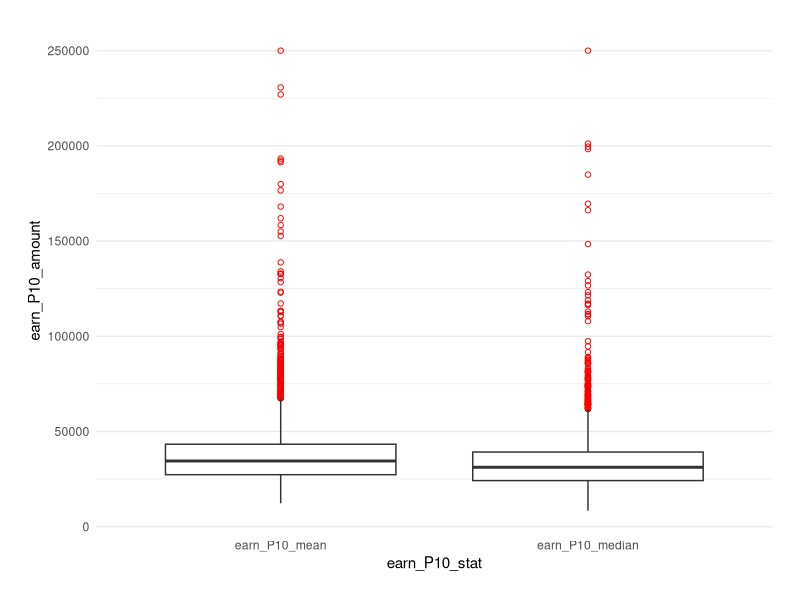
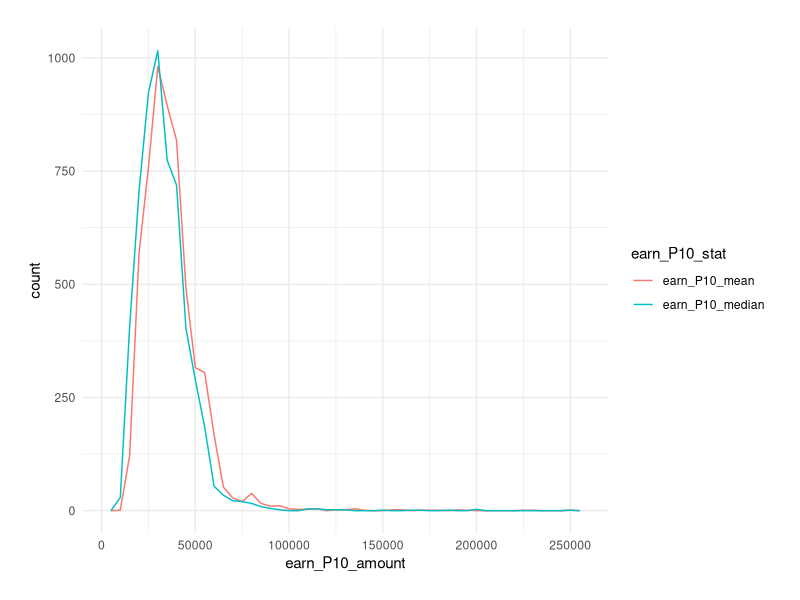
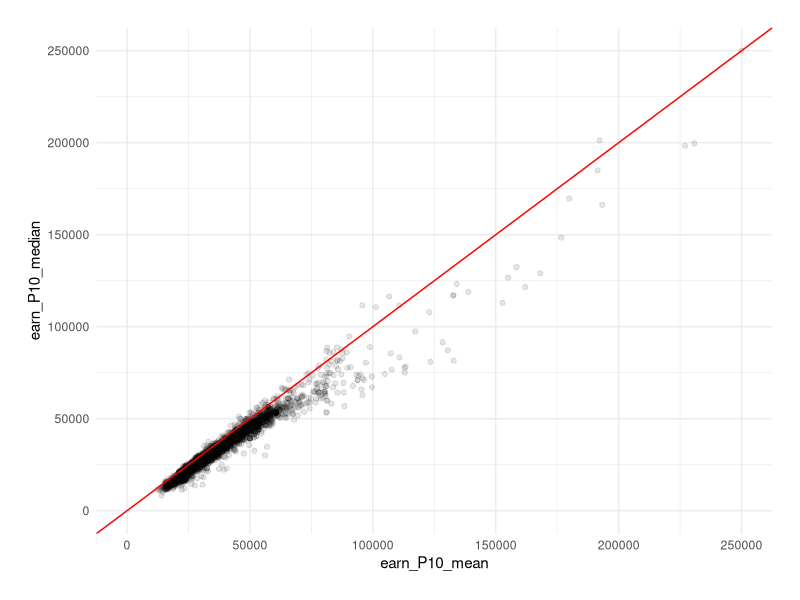
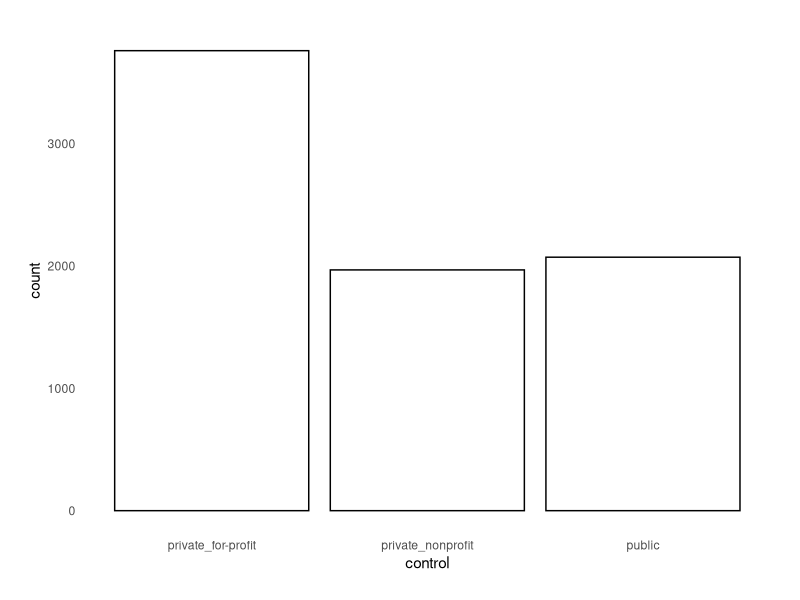
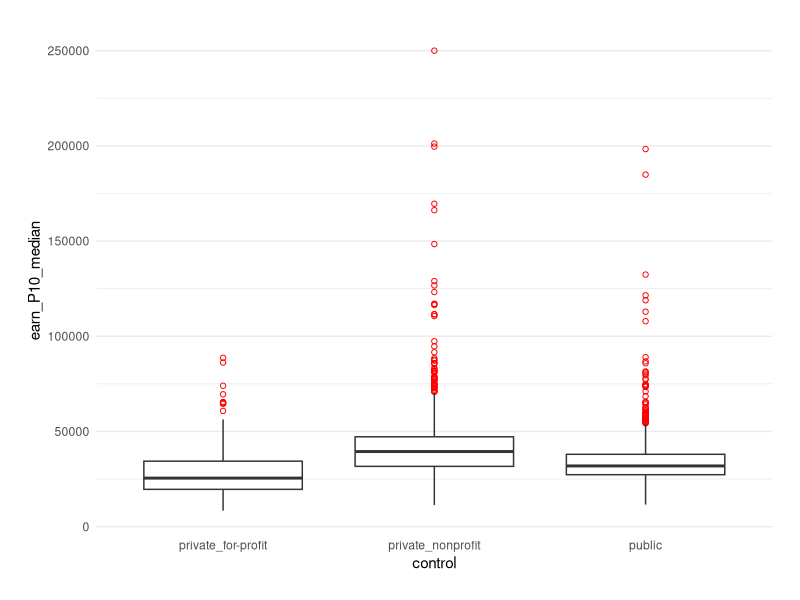

Recreate these plots in R, in order. (Note: this script raises an error after producing the figures.)


## @knitr prelim

# Load packages
suppressWarnings(library(tidyr))
suppressWarnings(library(dplyr))
suppressWarnings(library(ggplot2))

# Set the theme for plotting
theme_set(theme_bw())
base_theme <- theme(plot.margin = unit(c(20, 20, 20, 20), "points"),
                    panel.margin = unit(c(15, 15, 15, 15), "points"),
                    panel.border = element_blank(),
                    strip.background = element_blank(),
                    strip.text = element_text(size = 15),
                    legend.key = element_blank(),
                    axis.ticks = element_blank())

# Load data
scorecard <- read.csv("./scorecard_clean.csv")
scorecard <- tbl_df(scorecard)

# Set levels for categorical variables
scorecard$control <- factor(scorecard$control, levels = c("private_for-profit", "private_nonprofit", "public"))
scorecard$degree <- factor(scorecard$degree, levels = c("certificate", "associate", "bachelor", "graduate"))

## Derive a new variable "region" from "state"
## Classification adapted from Census Bureau divisions
scorecard$region <- c()
lst_region <- list(
  "Northeast" = c("CT", "MA", "ME", "NH", "NJ", "NY", "PA", "RI", "VT"),
  "Midwest" = c("IA", "IL", "IN", "KS", "MI", "MN", "MO", "ND", "NE", "OH", "SD", "WI"),
  "South" = c("AL", "AR", "DC", "DE", "FL", "GA", "KY", "LA", "MD", "MS", "NC", "OK", "SC", "TN", "TX", "VA", "WV"),
  "West" = c("AZ", "CA", "CO", "ID", "MT", "NM", "NV", "OR", "UT", "WA", "WY"),
  "Noncontiguous" = c("AK", "AL", "AS", "FM", "GU", "HI", "MH", "MP", "PR", "PW", "VI")
)
for(key in names(lst_region)) {
  scorecard$region[scorecard$state %in% lst_region[[key]]] <- key
}
scorecard$region <- factor(scorecard$region, levels = names(lst_region))



## @knitr functions

# Function that produces box plots of the median postgraduate earnings for different levels of a category
box_PGE <- function(scorecard_data, cat_var, view_range = NULL) {
  
  plot <- ggplot(scorecard_data %>%
                   filter(!is.na(earn_P10_median) & !is.na(scorecard_data[[cat_var]])), 
                 aes(x = eval(parse(text = cat_var)), y = earn_P10_median)) +
    geom_boxplot(outlier.colour = "red", outlier.shape = 1) +
    coord_cartesian(ylim = view_range) +
    labs(x = cat_var) +
    base_theme +
    theme(panel.grid.major.x = element_blank(),
          panel.grid.minor.x = element_blank())
  
  return(plot)
}

# Function that plots histograms of the median postgraduate earnings for different levels of a category
hist_facet_PGE <- function(scorecard_data, cat_var, view_range = NULL, binwidth = 5000) {
  
  group_mdns <- scorecard_data %>%
    filter(!is.na(scorecard_data[[cat_var]])) %>%
    group_by_(cat_var) %>%
    summarise(mdn_PGE = median(earn_P10_median, na.rm = TRUE))
  
  group_mdns_df <- data.frame(cat_var = levels(scorecard_data[[cat_var]]), mdn_PGE = group_mdns[["mdn_PGE"]])
  
  plot <- ggplot(scorecard_data %>%
                   filter(!is.na(earn_P10_median) & !is.na(scorecard_data[[cat_var]])), 
                 aes(x = earn_P10_median)) +
    geom_histogram(binwidth = binwidth, fill = "navajowhite", col = "white") +
    geom_vline(aes(xintercept = mdn_PGE), data = group_mdns, col = "blue", size = 1) +
    coord_cartesian(xlim = view_range) +
    facet_wrap(as.formula(paste("~", cat_var)), ncol = 1, scales = "free_y") +
    base_theme
  
  return(plot)
}

# Function that plots frequency polygons of the median postgraduate earnings for different levels of a category
hist_density_PGE <- function(scorecard_data, cat_var, view_range = NULL, binwidth = 5000) {
  
  plot <- ggplot(scorecard_data %>%
                   filter(!is.na(earn_P10_median) & !is.na(scorecard_data[[cat_var]])), 
                 aes(x = earn_P10_median, col = eval(parse(text = cat_var)))) +
    geom_freqpoly(aes(y = ..density..), binwidth = binwidth) +
    coord_cartesian(xlim = view_range) +
    labs(col = cat_var) +
    base_theme +
    theme(axis.text.y = element_blank())
  
  return(plot)
}

bar_2cat <- function(scorecard_data, x_cat, fill_cat, position_type = "stack") {
  
  plot <- ggplot(scorecard_data %>%
                   filter(!is.na(scorecard_data[[x_cat]]) & !is.na(scorecard_data[[fill_cat]])), 
                 aes(x = eval(parse(text = x_cat)), fill = eval(parse(text = fill_cat)))) +
    geom_bar(position = position_type) +
    labs(x = x_cat, fill = fill_cat) +
    base_theme +
    theme(panel.grid.major.x = element_blank(),
          panel.grid.minor.x = element_blank())
  
  return(plot)
}

bar_2cat_mdn_PGE <- function(scorecard_data, x_cat, fill_cat) {
  
  plot <- ggplot(scorecard_data %>%
                   filter(!is.na(earn_P10_median) & 
                            !is.na(scorecard_data[[x_cat]]) & 
                            !is.na(scorecard_data[[fill_cat]])) %>%
                   group_by_(x_cat, fill_cat) %>%
                   summarise(mdn_PGE = median(earn_P10_median, na.rm = TRUE)), 
                 aes(x = eval(parse(text = x_cat)), y = mdn_PGE, 
                     fill = eval(parse(text = fill_cat)))) +
    geom_bar(stat = "identity", position = "dodge") +
    labs(x = x_cat, fill = fill_cat) +
    base_theme +
    theme(panel.grid.major.x = element_blank(),
          panel.grid.minor.x = element_blank())
  
  return(plot)
}

# Function that produces scatter plots and can color-code different levels of a category
scatter_plot <- function(scorecard_data, var_cont_y, var_cont_x, var_cat, view_range = NULL) {
  
  if(missing(var_cat)) {
    plot <- ggplot(scorecard_data %>%
                     filter(!is.na(scorecard_data[[var_cont_y]]) & 
                            !is.na(scorecard_data[[var_cont_x]])), 
                   aes(y = eval(parse(text = var_cont_y)), 
                       x = eval(parse(text = var_cont_x)))) +
      geom_point(alpha = 1/10, position = position_jitter(h = 0)) +
      coord_cartesian(ylim = view_range) +
      base_theme +
      labs(y = var_cont_y, x = var_cont_x)
  } else {
    plot <- ggplot(scorecard_data %>%
                     filter(!is.na(scorecard_data[[var_cont_y]]) & 
                            !is.na(scorecard_data[[var_cont_x]]) & 
                            !is.na(scorecard_data[[var_cat]])), 
                   aes(y = eval(parse(text = var_cont_y)), 
                       x = eval(parse(text = var_cont_x)), 
                       col = eval(parse(text = var_cat)))) +
      geom_point(alpha = 1/10, position = position_jitter(h = 0)) +
      coord_cartesian(ylim = view_range) +
      base_theme +
      labs(y = var_cont_y, x = var_cont_x, col = var_cat)
  }
  
  return(plot)
}

univariate_cont <- function(scorecard_data, var_cont, binwidth = 5000) {
  
  # Plot box plot
  p1 <- ggplot(scorecard_data %>%
                 filter(!is.na(scorecard_data[[var_cont]])), 
               aes(x = 1, y = eval(parse(text = var_cont)))) +
    geom_boxplot(outlier.colour = "red", outlier.shape = 1) +
    labs(y = var_cont) +
    base_theme +
    theme(panel.grid.major.x = element_blank(),
          panel.grid.minor.x = element_blank(),
          axis.title.x = element_blank(),
          axis.text.x = element_blank())
  
  # Plot histogram
  p2 <- ggplot(scorecard_data %>%
                 filter(!is.na(scorecard_data[[var_cont]])), 
               aes(x = eval(parse(text = var_cont)))) +
    geom_histogram(binwidth = binwidth, col = "white", fill = "lightsalmon") +
    labs(x = var_cont) +
    base_theme
  
  # Save plots as a list and return the result
  plot_list <- list("box" = p1, "hist" = p2)
  return(plot_list)
}



## @knitr PGE_stat

# Get a brief statistical summary
apply(scorecard[,c("earn_P10_mean", "earn_P10_median")], 2, summary)

# Distribution of Postgraduate Earnings: Mean vs. Median - Box Plot
ggplot(scorecard %>%
         filter(!is.na(earn_P10_median) & !is.na(earn_P10_mean)) %>%
         gather(earn_P10_stat, earn_P10_amount, earn_P10_median:earn_P10_mean), 
       aes(x = earn_P10_stat, y = earn_P10_amount)) +
  geom_boxplot(outlier.colour = "red", outlier.shape = 1) +
  base_theme +
  theme(panel.grid.major.x = element_blank(),
        panel.grid.minor.x = element_blank())

# Distribution of Postgraduate Earnings: Mean vs. Median - Frequency Polygon
ggplot(scorecard %>%
         filter(!is.na(earn_P10_median) & !is.na(earn_P10_mean)) %>%
         gather(earn_P10_stat, earn_P10_amount, earn_P10_median:earn_P10_mean), 
       aes(x = earn_P10_amount, col = earn_P10_stat)) +
  geom_freqpoly(binwidth = 5000) +
  scale_x_continuous(breaks = seq(0, 250000, 50000)) +
  base_theme

# Mean vs. Median Postgraduate Earnings
ggplot(scorecard %>%
         filter(!is.na(earn_P10_median) & !is.na(earn_P10_mean)),
       aes(x = earn_P10_mean, y = earn_P10_median)) +
  geom_point(alpha = 1/10, position = position_jitter(h = 0)) +
  coord_cartesian(xlim = c(0, 250000), ylim = c(0, 250000)) +
  geom_abline(slope = 1, colour = "red") +
  base_theme



## @knitr outliers

# Subset outliers
grad_earn_GT100K <- scorecard %>%
  filter(earn_P10_median > 100000) %>%
  arrange(desc(earn_P10_median))

# Print some of their info
grad_earn_GT100K %>%
  select(inst_name, earn_P10_median, control, degree, region) %>%
  print(n = nrow(grad_earn_GT100K))



## @knitr control

# Distribution of Different Control Types
ggplot(scorecard, aes(x = control)) +
  geom_bar(col = "black", fill = "white") +
  base_theme +
  theme(panel.grid = element_blank())



## @knitr PGE_control

# Distribution of Postgraduate Earnings by Control Type: Box Plot
box_PGE(scorecard, "control")

# Distribution of Postgraduate Earnings by Control Type: Histogram
hist_facet_PGE(scorecard, "control", view_range = c(0, 100000))

# Distribution of Postgraduate Earnings by Control Type: Frequency Polygon
hist_density_PGE(scorecard, "control", view_range = c(0, 100000))



## @knitr degree

# Distribution of Primary Degree Types
ggplot(scorecard, aes(x = degree)) +
  geom_bar(col = "black", fill = "white") +
  base_theme +
  theme(panel.grid = element_blank())



## @knitr PGE_degree

# Distribution of Postgraduate Earnings by Degree Type: Box Plot
box_PGE(scorecard, "degree")

# Distribution of Postgraduate Earnings by Degree Type: Histogram
hist_facet_PGE(scorecard, "degree", view_range = c(0, 100000))

# Distribution of Postgraduate Earnings by Degree Type: Frequency Polygon
hist_density_PGE(scorecard, "degree", view_range = c(0, 100000))



## @knitr region

# Regional Distribution
ggplot(scorecard, aes(x = region)) +
  geom_bar(col = "black", fill = "white") +
  base_theme +
  theme(panel.grid = element_blank())



## @knitr PGE_region

# Distribution of Postgraduate Earnings by Region: Box Plot
box_PGE(scorecard, "region")

# Distribution of Postgraduate Earnings by Region: Histogram
hist_facet_PGE(scorecard, "region", view_range = c(0, 100000))

# Distribution of Postgraduate Earnings by Region: Frequency Polygon
hist_density_PGE(scorecard, "region", view_range = c(0, 100000))



## @knitr distribution_degree

# Distribution of Degree Types by Control Type
bar_2cat(filter(scorecard, !is.na(earn_P10_median)), "control", "degree", "fill") +
  theme(panel.grid = element_blank())

# Distribution of Degree Types by Region
bar_2cat(filter(scorecard, !is.na(earn_P10_median)), "region", "degree", "fill") +
  theme(panel.grid = element_blank())



## @knitr PGE_control_adjDegree

# Distribution of Postgraduate Earnings by Control Type, Adjusting for Degree Type
hist_density_PGE(filter(scorecard, !is.na(degree)), "control", view_range = c(0, 100000)) +
  facet_wrap(~ degree, ncol = 1)

# Median Postgraduate Earnings by Control Type, Adjusting for Degree Type
bar_2cat_mdn_PGE(scorecard, "degree", "control")



## @knitr PGE_region_adjDegree

# Distribution of Postgraduate Earnings by Region, Adjusting for Degree Type
hist_density_PGE(filter(scorecard, !is.na(degree)), "region", view_range = c(0, 100000)) +
  facet_wrap(~ degree, scales = "free_y", ncol = 1)

# Median Postgraduate Earnings by Region, Adjusting for Degree Type
bar_2cat_mdn_PGE(scorecard, "degree", "region")



## @knitr PGE_degree_adjControl

# Distribution of Postgraduate Earnings by Degree Type, Adjusting for Control Type
hist_density_PGE(filter(scorecard, !is.na(control)), "degree", view_range = c(0, 100000)) +
facet_wrap(~ control, ncol = 1)

# Median Postgraduate Earnings by Degree Type, Adjusting for Control Type
bar_2cat_mdn_PGE(scorecard, "control", "degree")



## @knitr PGE_degree_adjRegion

# Distribution of Postgraduate Earnings by Degree Type, Adjusting for Region
hist_density_PGE(filter(scorecard, !is.na(region)), "degree", view_range = c(0, 100000)) +
  facet_wrap(~ region, scales = "free_y", ncol = 1)

# Median Postgraduate Earnings by Degree Type, Adjusting for Region
bar_2cat_mdn_PGE(scorecard, "region", "degree")



## @knitr medical

# Create a new variable for medical specialization based on institution names
scorecard <- scorecard %>%
  mutate(focus_medicine = ifelse(grepl("Medic", inst_name) | grepl("Pharm", inst_name) | grepl("Health", inst_name), "yes", "no"))

# Distribution of medical vs. non-medical institutions
ggplot(scorecard, aes(x = focus_medicine)) +
  geom_bar(col = "black", fill = "white") +
  base_theme +
  theme(panel.grid = element_blank())



## @knitr PGE_medical

# Distribution of Postgraduate Earnings by Specialization in Medicine
hist_density_PGE(scorecard, "focus_medicine") +
  geom_vline(xintercept = 100000, col = "blue", linetype = 2)



## @knitr PGE_medical_adjDegree

# Distribution of Postgraduate Earnings by Specialization in Medicine, Adjusting for Degree Type
hist_density_PGE(filter(scorecard, !is.na(degree)), "focus_medicine") +
  facet_wrap(~ degree, scales = "free_y", ncol = 1)



## @knitr PGE_gender

# Distribution of Postgraduate Earnings: Male vs. Female - Box Plot
ggplot(scorecard %>%
         filter(!is.na(earn_P10_mean_male) & !is.na(earn_P10_mean_female)) %>%
         gather(earn_P10_mean_gender, earn_P10_mean_amount, earn_P10_mean_male, earn_P10_mean_female), 
       aes(x = earn_P10_mean_gender, y = earn_P10_mean_amount)) +
  geom_boxplot(outlier.colour = "red", outlier.shape = 1) +
  base_theme +
  theme(panel.grid.major.x = element_blank(),
        panel.grid.minor.x = element_blank())

# Distribution of Postgraduate Earnings: Male vs. Female - Frequency Polygon
ggplot(scorecard %>%
         filter(!is.na(earn_P10_mean_male) & !is.na(earn_P10_mean_female)) %>%
         gather(earn_P10_mean_gender, earn_P10_mean_amount, earn_P10_mean_male, earn_P10_mean_female), 
       aes(x = earn_P10_mean_amount, col = earn_P10_mean_gender)) +
  geom_freqpoly(binwidth = 5000) +
  scale_x_continuous(breaks = seq(0, 250000, 50000)) +
  base_theme

# Male vs. Female Postgraduate Earnings
ggplot(scorecard %>%
         filter(!is.na(earn_P10_mean_male) & !is.na(earn_P10_mean_female)), 
       aes(x = earn_P10_mean_male, y = earn_P10_mean_female)) +
  geom_point(alpha = 1/10, position = position_jitter(h = 0)) +
  geom_abline(slope = 1, colour = "red") +
  base_theme



## @knitr PGE_gender_ttest

scorecard %>%
  filter(!is.na(earn_P10_mean_male) & !is.na(earn_P10_mean_female)) %>%
  mutate(earn_P10_mean_genderDiff = earn_P10_mean_male - earn_P10_mean_female) %>%
  select(earn_P10_mean_male, earn_P10_mean_female, earn_P10_mean_genderDiff) %>%
  summary()

ggplot(scorecard %>%
         filter(!is.na(earn_P10_mean_male) & !is.na(earn_P10_mean_female)) %>%
         mutate(earn_P10_mean_genderDiff = earn_P10_mean_male - earn_P10_mean_female), 
       aes(x = earn_P10_mean_genderDiff)) +
  geom_histogram(binwidth = 1000, col = "white", fill = "lightsalmon") +
  base_theme

t.test(scorecard$earn_P10_mean_male,
       scorecard$earn_P10_mean_female,
       conf.level = 0.95,
       paired = TRUE)



## @knitr PGE_male

# Derive a new variable for male proportion
scorecard <- scorecard %>%
  mutate(male_prop = 1 - female_prop)  # Assume comparatively little presence of LGBTQ students

# Postgraduate Earnings vs. Male Proportion
scatter_plot(scorecard, "earn_P10_median", "male_prop")



## @knitr PGE_male_degree

# Postgraduate Earnings vs. Male Proportion by Degree Type
scatter_plot(scorecard, "earn_P10_median", "male_prop", "degree")



## @knitr PGE_male_degree_zoomed

# Postgraduate Earnings vs. Male Proportion by Degree Type: Zoomed
scatter_plot(scorecard, "earn_P10_median", "male_prop", "degree", view_range = c(0, 75000))



## @knitr male_degree

# Male Proportion by Degree Type
ggplot(scorecard %>%
         filter(!is.na(degree) & !is.na(male_prop)),
       aes(x = male_prop, y = degree)) +
  geom_jitter(alpha = 1/5) +
  base_theme +
  theme(panel.grid = element_blank())



## @knitr PGE_male_adjDegree

# Postgraduate Earnings vs. Male Proportion, Adjusting for Degree Type
scatter_plot(scorecard %>%
               filter(!is.na(degree)), 
             "earn_P10_median", "male_prop") +
  facet_wrap(~ degree, scales = "free_y")



## @knitr PGE_race

# Postgraduate Earnings vs. Racial Proportion
scatter_plot(scorecard %>%
               filter(degree == "bachelor") %>%
               gather(UGDS_race, UGDS_prop, UGDS_white:UGDS_NA), 
             "earn_P10_median", "UGDS_prop") +
  facet_wrap(~ UGDS_race, scales = "free_x")



## @knitr famIncm

# Distribution of Average Family Income
univariate_cont(scorecard, "fam_income_median", binwidth = 2500)



## @knitr PGE_famIncm

# Postgraduate Earnings vs. Family Income
scatter_plot(scorecard, "earn_P10_median", "fam_income_median")



## @knitr PGE_famIncm_adjDegree

# Postgraduate Earnings vs. Family Income by Degree Type
scatter_plot(scorecard, "earn_P10_median", "fam_income_median", "degree")

# Postgraduate Earnings vs. Family Income, Adjusting for Degree Type
scatter_plot(scorecard %>%
               filter(!is.na(degree)), 
             "earn_P10_median", "fam_income_median") +
  facet_wrap(~ degree, scales = "free")



## @knitr cost

# Distribution of Cost of Attendance
univariate_cont(scorecard, "avg_net_cost", binwidth = 2500)



## @knitr PGE_cost

# Postgraduate Earnings vs. Cost of Attendance
scatter_plot(scorecard, "earn_P10_median", "avg_net_cost")



## @knitr PGE_cost_degree

# Postgraduate Earnings vs. Cost of Attendance by Degree Type
scatter_plot(scorecard, "earn_P10_median", "avg_net_cost", "degree")



## @knitr PGE_cost_adjDegree

# Postgraduate Earnings vs. Cost of Attendance, Adjusting for Degree Type
scatter_plot(scorecard %>%
               filter(!is.na(degree)), 
             "earn_P10_median", "avg_net_cost") +
  facet_wrap(~ degree, scales = "free", nrow = 2)



## @knitr PGE_cost_anomaly

# Print some info of unusual data points
scorecard %>%
  filter(avg_net_cost < 0) %>%
  select(inst_name, control, degree, earn_P10_median, avg_net_cost) %>%
  arrange(desc(earn_P10_median))



## @knitr debt

# Distribution of Student Debt
univariate_cont(scorecard, "grad_debt_median", binwidth = 2500)



## @knitr PGE_debt

# Postgraduate Earnings vs. Student Debt
scatter_plot(scorecard, "earn_P10_median", "grad_debt_median")



## @knitr PGE_debt_degree

# Postgraduate Earnings vs. Student Debt by Degree Type
scatter_plot(scorecard, "earn_P10_median", "grad_debt_median", "degree")



## @knitr PGE_debt_adjDegree

# Postgraduate Earnings vs. Student Debt, Adjusting for Degree Type
scatter_plot(scorecard %>%
               filter(!is.na(degree)), 
             "earn_P10_median", "grad_debt_median") +
  facet_wrap(~ degree, scales = "free")



## @knitr finalPlot1

box_PGE(scorecard, "degree") +
  labs(x = "Primary Degree Type", y = "Median Income, 10 Years After Graduation",
       title = "Postgraduate Financial Success by Institution's Primary Degree Type")



## @knitr finalPlot2

hist_density_PGE(scorecard, "control", view_range = c(0, 100000)) +
  labs(x = "Median Income, 10 Years After Graduation", y = "Proportion",
       title = "Postgraduate Financial Success by Institution's Control Type") +
  theme(axis.text.x = element_text(size = 8))

hist_density_PGE(filter(scorecard, !is.na(degree)), "control", view_range = c(0, 100000)) +
  facet_wrap(~ degree, ncol = 1) +
  labs(x = "Median Income, 10 Years After Graduation", y = "Proportion",
       title = "Adjusting for Primary Degree Type") +
  theme(axis.text.x = element_text(size = 8),
        strip.text = element_text(color = "dimgrey"))



## @knitr finalPlot3

scatter_plot(scorecard, "earn_P10_median", "male_prop") +
  labs(x = "Male Proportion", y = "Median Income, 10 Years After Graduation",
       title = "Postgraduate Earnings vs. Male Proportion")

scatter_plot(scorecard %>%
               filter(!is.na(degree)), 
             "earn_P10_median", "male_prop") +
  facet_wrap(~ degree, scales = "free_y") +
  labs(x = "Male Proportion", y = "Median Income, 10 Years After Graduation",
       title = "Adjusting for Primary Degree Type") +
  theme(axis.text.x = element_text(size = 8),
        axis.text.y = element_text(size = 8),
        strip.text = element_text(color = "dimgrey"))
